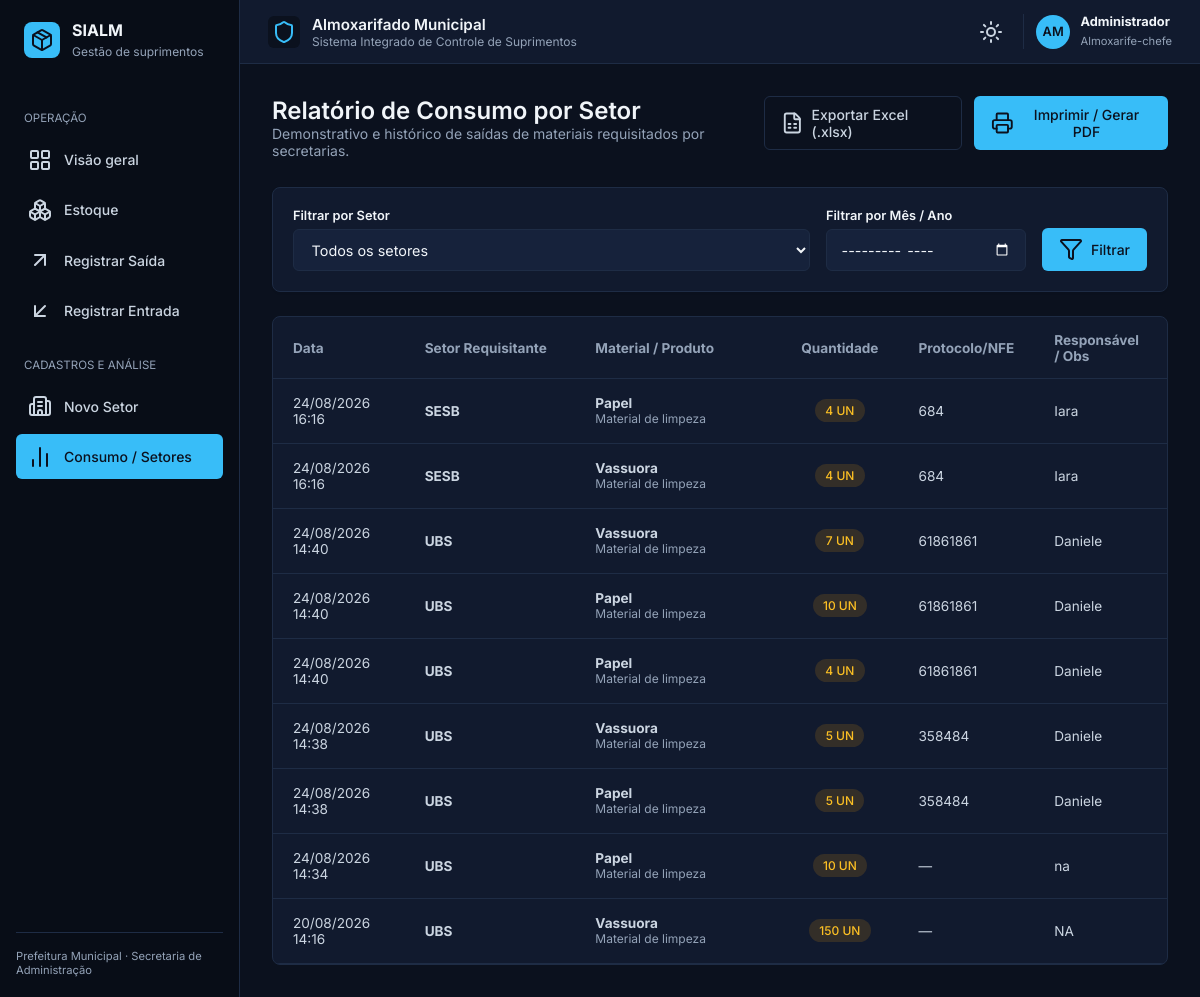
The page /relatorios/html/setores on the database as committed earlier.
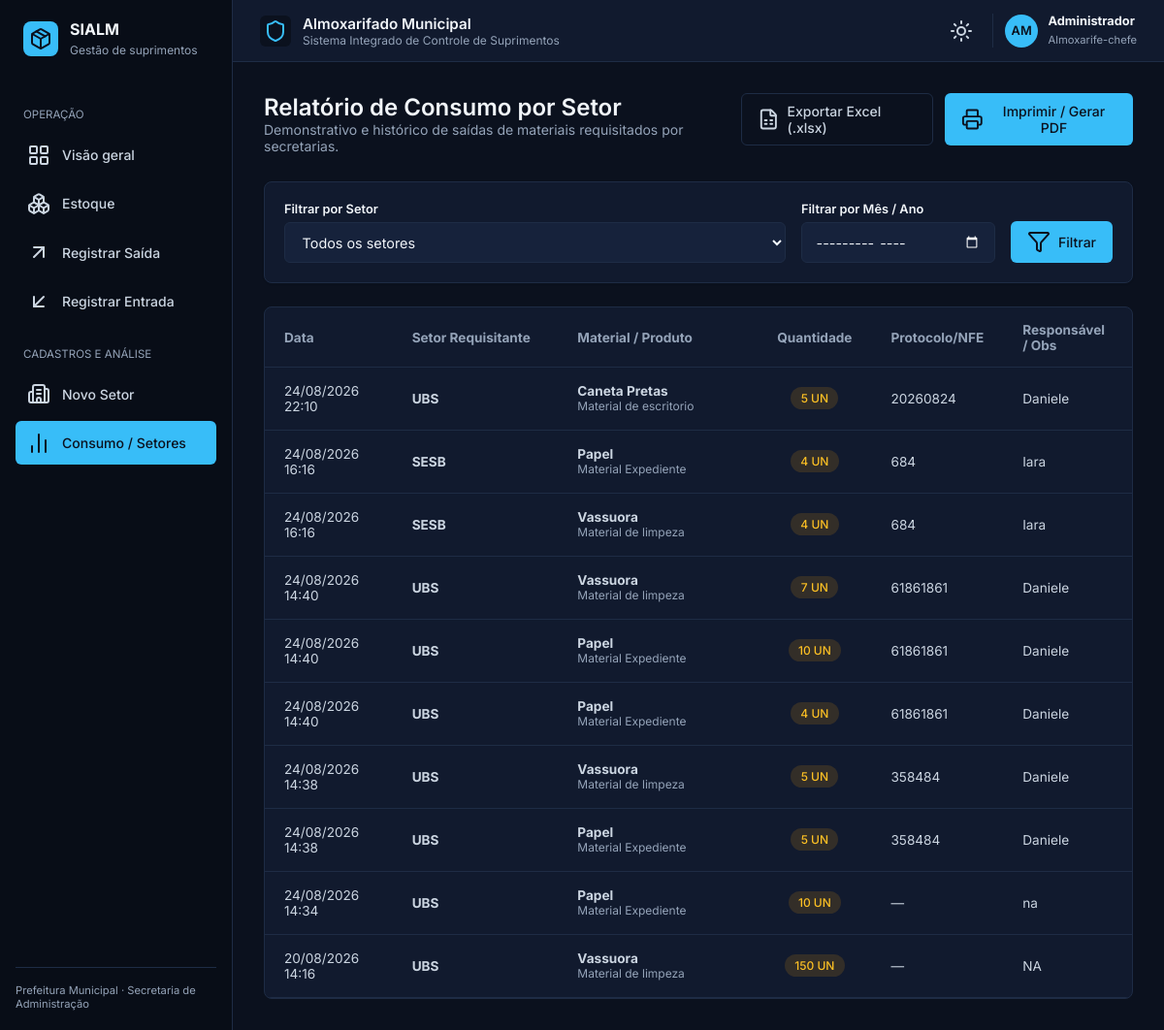
The same page on the database as committed later.
### app/database/models.py (models this page shows)
class Movimentacao(Base):
    __tablename__ = "movimentacoes"
    id: Mapped[int] = mapped_column(primary_key=True, index=True)
    produto_id: Mapped[int] = mapped_column(ForeignKey("produtos.id"), nullable=False)
    tipo: Mapped[TipoMovimentacao] = mapped_column(Enum(TipoMovimentacao), nullable=False)
    quantidade: Mapped[int] = mapped_column(Integer, nullable=False)
    observacao: Mapped[str] = mapped_column(String(255), nullable=True)
    data_movimentacao: Mapped[datetime] = mapped_column(DateTime, default=datetime.utcnow)
    nfe: Mapped[str] = mapped_column(String(50), nullable=True)
    setor_id: Mapped[int] = mapped_column(ForeignKey("setores.id"), nullable=True)
    produto = relationship("Produto", back_populates="movimentacoes")
    setor = relationship("Setor")

class Setor(Base):
    __tablename__ = "setores"
    id: Mapped[int] = mapped_column(primary_key=True, index=True)
    nome: Mapped[str] = mapped_column(String(100), unique=True, nullable=False)
    secretaria: Mapped[str] = mapped_column(String(100), nullable=True)
    criado_em: Mapped[datetime] = mapped_column(DateTime, default=datetime.utcnow)

class Produto(Base):
    __tablename__ = "produtos"
    id: Mapped[int] = mapped_column(primary_key=True, index=True)
    nome: Mapped[str] = mapped_column(String(100), nullable=False, index=True)
    categoria: Mapped[str] = mapped_column(String(100), nullable=True)
    descricao: Mapped[str] = mapped_column(Text, nullable=True)
    quantidade_estoque: Mapped[int] = mapped_column(Integer, default=0)
    estoque_minimo: Mapped[int] = mapped_column(Integer, default=0) # <--- NOVO CAMPO
    criado_em: Mapped[datetime] = mapped_column(DateTime, default=datetime.utcnow)
    movimentacoes = relationship("Movimentacao", back_populates="produto", cascade="all, delete-orphan")

### app/routes/relatorios.py (the view)
@router.get("/html/setores", response_class=HTMLResponse)
def relatorio_setores(request: Request, setor_id: int | None = None, mes: str = None, db: Session = Depends(get_db)):
    setores = db.query(Setor).order_by(Setor.nome).all()
    query = db.query(Movimentacao).filter(Movimentacao.tipo == TipoMovimentacao.SAIDA)
    if setor_id:
        query = query.filter(Movimentacao.setor_id == setor_id)
    if mes:
        try:
            ano, m = mes.split('-')
            query = query.filter(
                extract('year', Movimentacao.data_movimentacao) == int(ano),
                extract('month', Movimentacao.data_movimentacao) == int(m)
            )
        except: pass
    movimentacoes = query.order_by(Movimentacao.data_movimentacao.desc()).all()
    return templates.TemplateResponse(
        request=request,
        name="relatorios/setores.html",
        context={
            "request": request,
            "setores": setores,
            "movimentacoes": movimentacoes,
            "setor_selecionado": setor_id,
            "mes_selecionado": mes
        }
    )

### app/templates/relatorios/setores.html (shortened to what this page needs)
{% extends "base.html" %}
{% set active_page = "relatorios" %}
{% block content %}
<div class="view-header">
  <div>
    <h2 class="page-title">Relatório de Consumo por Setor</h2>
    <p class="page-subtitle">Demonstrativo e histórico de saídas de materiais requisitados por secretarias.</p>
  </div>
  <div class="action-buttons">
    <a href="/relatorios/exportar/excel" class="btn btn-outline">
      <i data-lucide="file-spreadsheet"></i> Exportar Excel (.xlsx)
    </a>
    <button class="btn btn-primary" onclick="window.print()">
      <i data-lucide="printer"></i> Imprimir / Gerar PDF
    </button>
  </div>
</div>
<div class="card panel-card" style="margin-bottom: 1.5rem; padding: 1.25rem;">
  <form method="GET" action="/relatorios/html/setores" style="display: flex; gap: 1rem; align-items: flex-end; flex-wrap: wrap;">
    <div style="flex: 1; min-width: 220px;">
      <label style="display: block; font-size: 0.8rem; font-weight: 600; color: #f1f5f9; margin-bottom: 0.4rem;">Filtrar por Setor</label>
      <select name="setor_id" class="form-control">
        <option value="">Todos os setores</option>
      </select>
    </div>
    <div style="width: 200px;">
      <label style="display: block; font-size: 0.8rem; font-weight: 600; color: #f1f5f9; margin-bottom: 0.4rem;">Filtrar por Mês / Ano</label>
      <input type="month" name="mes" class="form-control" value="{{ mes_selecionado if mes_selecionado else '' }}" />
    </div>
    <div style="display: flex; gap: 0.5rem;">
      <button type="submit" class="btn btn-accent">
        <i data-lucide="filter"></i> Filtrar
      </button>
    </div>
  </form>
</div>
<div class="table-container">
  <table class="custom-table">
    <thead>
      <tr>
        <th style="width: 15%;">Data</th>
        <th style="width: 20%;">Setor Requisitante</th>
        <th style="width: 25%;">Material / Produto</th>
        <th style="width: 12%; text-align: center;">Quantidade</th>
        <th style="width: 13%;">Protocolo/NFE</th>
        <th style="width: 15%;">Responsável / Obs</th>
      </tr>
    </thead>
    <tbody>
      {% if movimentacoes %}
        {% for m in movimentacoes %}
        <tr>
          <td>{{ m.data_movimentacao.strftime('%d/%m/%Y %H:%M') if m.data_movimentacao else '—' }}</td>
          <td><strong>{{ m.setor.nome if m.setor else 'Geral' }}</strong></td>
          <td>
            <strong>{{ m.produto.nome if m.produto else '—' }}</strong>
            {% if m.produto and m.produto.categoria %}
              <span class="subtext">{{ m.produto.categoria }}</span>
            {% endif %}
          </td>
          <td style="text-align: center;">
            <span class="badge badge-warning">{{ m.quantidade }} UN</span>
          </td>
          <td>{{ m.nfe if m.nfe else '—' }}</td>
          <td>{{ m.observacao if m.observacao else '—' }}</td>
        </tr>
        {% endfor %}
      {% else %}
        <tr>
          <td colspan="6" class="text-center" style="padding: 2rem;">Nenhuma movimentação de saída encontrada para os filtros selecionados.</td>
        </tr>
      {% endif %}
    </tbody>
  </table>
</div>
{% endblock %}

### app/templates/base.html (shortened to what this page needs)
<!DOCTYPE html>
<html lang="pt-BR">
<head>
  <link rel="stylesheet" href="/static/style.css" />
</head>
<body>
  <aside class="sidebar">
    <div class="sidebar-header">
      <div class="logo-box">
        <i data-lucide="package"></i>
      </div>
      <div class="logo-text">
        <h2>SIALM</h2>
        <span>Gestão de suprimentos</span>
      </div>
    </div>
    <nav class="sidebar-nav">
      <div class="nav-section-title">Operação</div>
      <a href="/" class="nav-item {% if active_page == 'dashboard' %}active{% endif %}">
        <i data-lucide="layout-grid"></i>
        <span>Visão geral</span>
      </a>
      <a href="/produtos/html/lista" class="nav-item {% if active_page == 'produtos' %}active{% endif %}">
        <i data-lucide="boxes"></i>
        <span>Estoque</span>
      </a>
      <a href="/movimentacoes/html/saida" class="nav-item {% if active_page == 'mov_saida' %}active{% endif %}">
        <i data-lucide="arrow-up-right"></i>
        <span>Registrar Saída</span>
      </a>
      <a href="/movimentacoes/html/entrada" class="nav-item {% if active_page == 'mov_entrada' %}active{% endif %}">
        <i data-lucide="arrow-down-left"></i>
        <span>Registrar Entrada</span>
      </a>
      <div class="nav-section-title">Cadastros e análise</div>
      <a href="/setores/html/cadastro" class="nav-item {% if active_page == 'setores' %}active{% endif %}">
        <i data-lucide="building-2"></i>
        <span>Novo Setor</span>
      </a>
      <a href="/relatorios/html/setores" class="nav-item {% if active_page == 'relatorios' %}active{% endif %}">
        <i data-lucide="bar-chart-2"></i>
        <span>Consumo / Setores</span>
      </a>
    </nav>
    <div class="sidebar-footer">
      <p>Prefeitura Municipal · Secretaria de Administração</p>
    </div>
  </aside>
  <div class="main-wrapper">
    <header class="topbar">
      <div class="topbar-left">
        <div class="municipality-badge">
          <div class="coat-of-arms">
            <i data-lucide="shield"></i>
          </div>
          <div>
            <h1>Almoxarifado Municipal</h1>
            <p>Sistema Integrado de Controle de Suprimentos</p>
          </div>
        </div>
      </div>
      <div class="topbar-right">
        <button class="icon-button" id="theme-toggle" title="Alternar tema" type="button">
            <i data-lucide="sun" id="theme-icon"></i>
        </button>
        <div class="user-profile">
          <div class="avatar">AM</div>
          <div class="user-info">
            <strong>Administrador</strong>
            <span>Almoxarife-chefe</span>
          </div>
        </div>
      </div>
    </header>
    <main class="content-area">
      {% block content %}{% endblock %}
    </main>
  </div>
</body>
</html>

Rows that differ between the two databases and show on the page:
added Movimentacao: data_movimentacao "24/08/2026 22:10", setor "UBS", produto "Caneta Pretas", produto.categoria "Material de escritorio", quantidade "5", nfe "20260824", observacao "Daniele"
changed through a linked row, Movimentacao (number 2 of 10 on the later page): produto.categoria "Material de limpeza" → "Material Expediente"
changed through a linked row, Movimentacao (number 5 of 10 on the later page): produto.categoria "Material de limpeza" → "Material Expediente"
changed through a linked row, Movimentacao (number 6 of 10 on the later page): produto.categoria "Material de limpeza" → "Material Expediente"
changed through a linked row, Movimentacao (number 8 of 10 on the later page): produto.categoria "Material de limpeza" → "Material Expediente"
changed through a linked row, Movimentacao "na": produto.categoria "Material de limpeza" → "Material Expediente"
